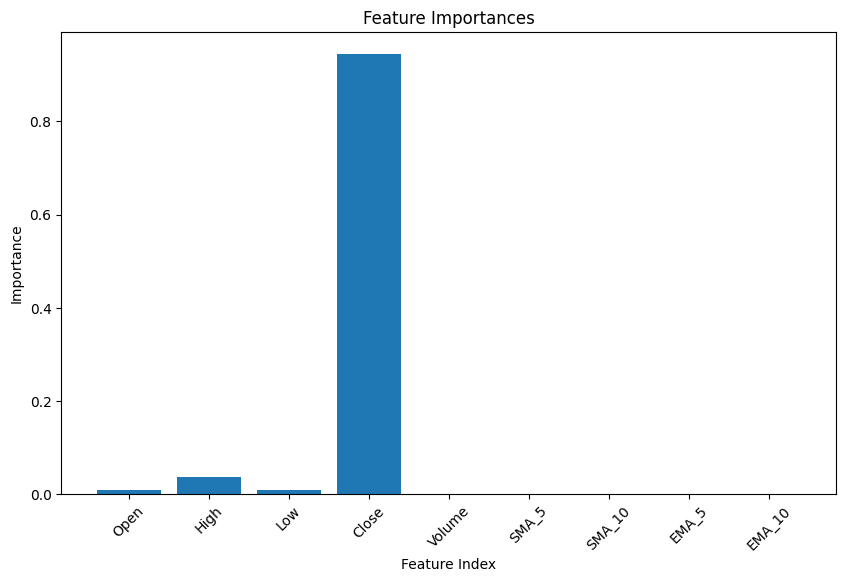

Source code (Python):
import pandas as pd
import datasets
from sklearn.model_selection import train_test_split
from sklearn.preprocessing import StandardScaler
from sklearn.ensemble import GradientBoostingRegressor
import matplotlib.pyplot as plt

# Load TSLA dataset
tesla = datasets.load_dataset('codesignal/tsla-historic-prices')
tesla_df = pd.DataFrame(tesla['train'])

# Convert Date column to datetime type
tesla_df['Date'] = pd.to_datetime(tesla_df['Date'])

# Feature Engineering: adding technical indicators as features
tesla_df['SMA_5'] = tesla_df['Adj Close'].rolling(window=5).mean()
tesla_df['SMA_10'] = tesla_df['Adj Close'].rolling(window=10).mean()
tesla_df['EMA_5'] = tesla_df['Adj Close'].ewm(span=5, adjust=False).mean()
tesla_df['EMA_10'] = tesla_df['Adj Close'].ewm(span=10, adjust=False).mean()

# Drop NaN values created by moving averages
tesla_df.dropna(inplace=True)

# Select features and target
features = tesla_df[['Open', 'High', 'Low', 'Close', 'Volume', 'SMA_5', 'SMA_10', 'EMA_5', 'EMA_10']].values
target = tesla_df['Adj Close'].values

# Splitting the dataset into training and testing sets
X_train, X_test, y_train, y_test = train_test_split(features, target, test_size=0.25, random_state=42)

# TODO: Standardize the features
scaler = StandardScaler()
X_train = scaler.fit_transform(X_train)
X_test = scaler.transform(X_test)

# Instantiate and fit the model
model = GradientBoostingRegressor(random_state=42)
model.fit(X_train, y_train)

# Compute feature importance
feature_importance = model.feature_importances_

# TODO: Create a DataFrame for better visualization of feature names alongside their importance
feature_names = ['Open', 'High', 'Low', 'Close', 'Volume', 'SMA_5', 'SMA_10', 'EMA_5', 'EMA_10']
feature_importance_df = pd.DataFrame({'Feature': feature_names, 'Importance': feature_importance})

# Sort features by importance
feature_importance_df = feature_importance_df.sort_values(by='Importance', ascending=False)

# Print feature importances with names
print("Feature importance:\n", feature_importance_df)

# TODO: Plot the feature importance
plt.figure(figsize=(10, 6))
plt.bar(range(len(feature_importance)), feature_importance)
plt.title('Feature Importances')
plt.xlabel('Feature Index')
plt.ylabel('Importance')
plt.xticks(range(len(feature_names)), feature_names, rotation=45)
plt.show()

"""
Feature importance:
   Feature    Importance
3   Close  9.447889e-01
1    High  3.668675e-02
0    Open  9.142875e-03
2     Low  8.464037e-03
6  SMA_10  4.800413e-04
7   EMA_5  2.992652e-04
8  EMA_10  1.326235e-04
5   SMA_5  5.195267e-06
4  Volume  3.363300e-07
"""
